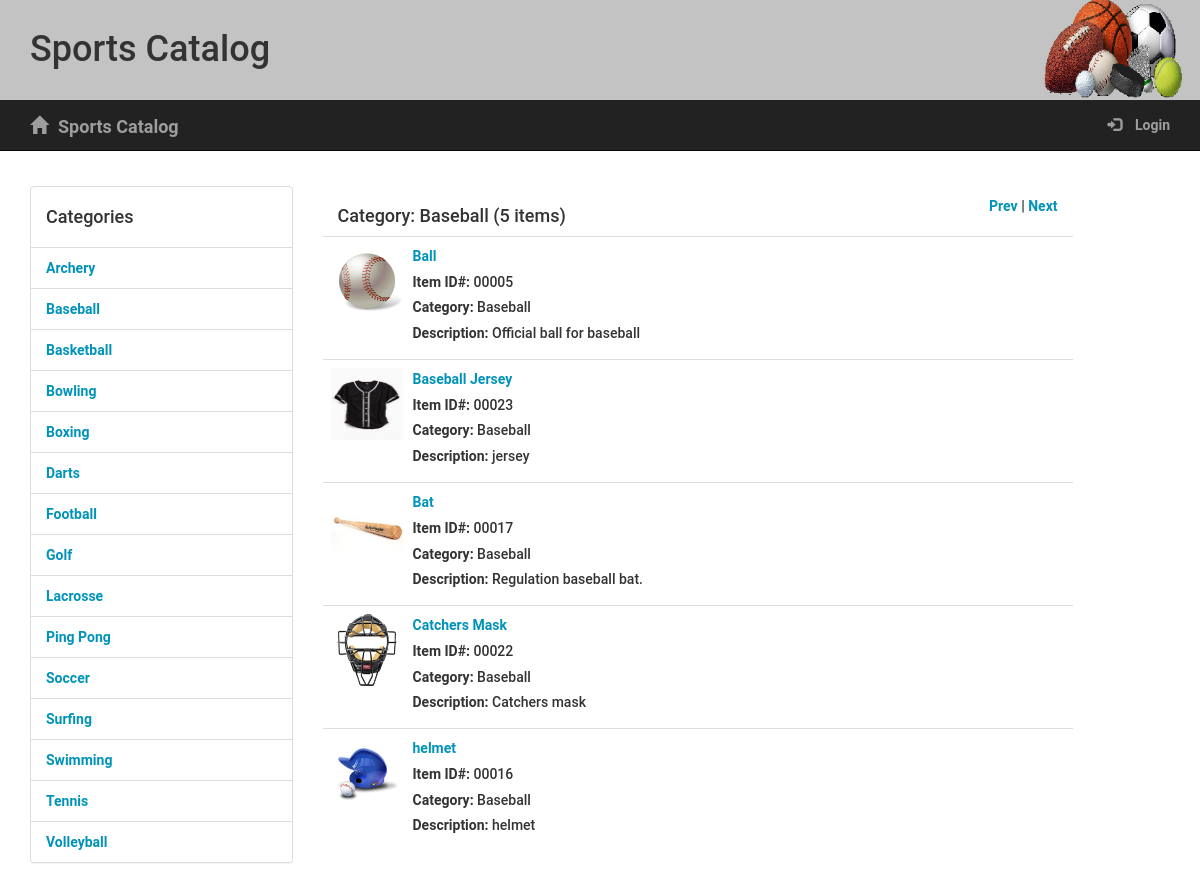
The app's page /catalog/Baseball/items/, older data.
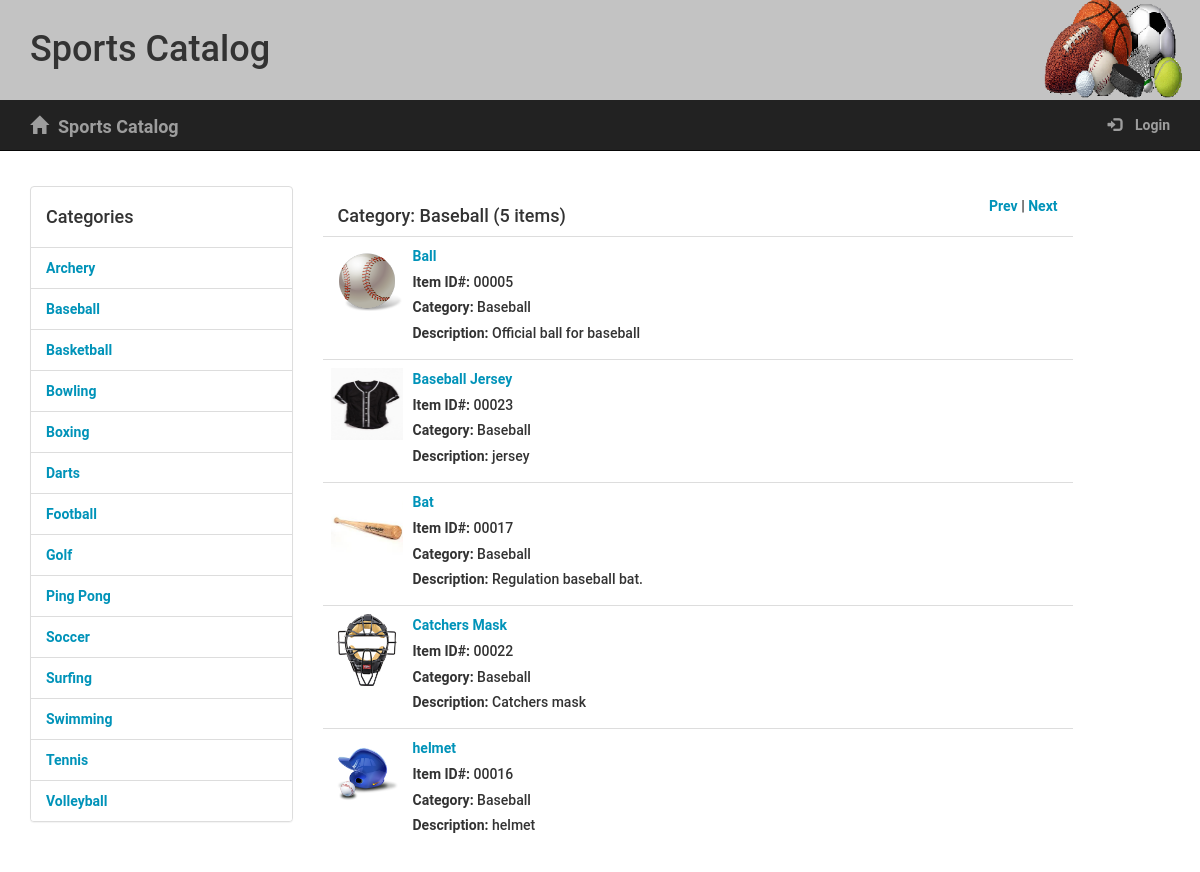
The same page, newer data.
### models.py (models this page shows, shortened)
class Category(Base):
    __tablename__ = 'category'
    name = Column(String(250), nullable=False, unique=True)
    id = Column(Integer, primary_key=True)
    user_id = Column(Integer, nullable=False)
    catalogitem = relationship("CatalogItem", cascade="delete")

class CatalogItem(Base):
    __tablename__ = 'catalogitem'
    __table_args__ = (
        Index('itemIndex', 'name', 'category_id', unique=True),
    )
    id = Column(Integer, primary_key=True)
    name = Column(String(250), nullable=False)
    desc = Column(String(250), nullable=False)
    image = Column(String(250), nullable=False)
    category_id = Column(ForeignKey('category.id'))
    category = relationship(Category, backref='items') # backref added for JSON endpoint
    user_id = Column(Integer, nullable=False)

### app.py (the view)
@app.route('/catalog/<path:name>/items/')
def showCategoryItems(name):
    category = session.query(Category).filter_by(name=name).one()
    items = session.query(
        CatalogItem).filter_by(category_id=category.id).order_by(
            asc(CatalogItem.name)).all()
    itemcount = session.query(
        CatalogItem).filter_by(category_id=category.id).count()
    if itemcount == 1:
        itemtitle = "%s (%s item)" % (category.name, str(itemcount))
    else:
        itemtitle = "%s (%s items)" % (category.name, str(itemcount))
    categories = session.query(
        Category).order_by(asc(Category.name)).all()
    cat = []
    for x, c in enumerate(categories):
        cat.append(c.name)
        if name == cat[x]:
            curIndex = x
    if curIndex == 0:
        prevCat = cat[len(cat)-1]
    else:
        prevCat = cat[curIndex-1]
    if curIndex == len(cat)-1:
        nextCat = cat[0]
    else:
        nextCat = cat[curIndex+1]
    return render_template('categories.html', category=category,
                           categories=categories, items=items,
                           itemtitle=itemtitle, displayRecent=False,
                           prevCat=prevCat, nextCat=nextCat)

### templates/categories.html (shortened to what this page needs)
{% extends "main.html" %}
{% block content %}
	<div class="row padding-top padding-bottom"></div>
	<div class="row grid-divider">
		<div class="col-sm-3">
			<div class="col-padding">
				<div class="panel-group">
					<div class="panel panel-default">
						<div class="list-group">
							<div class="panel-heading catheading"><h4>Categories</h4></div>
							{% for category in categories %}
								<div class="list-group-item"><a href="{{url_for('showCategoryItems', name=category.name)}}">{{category.name}}</a></div>
							{% endfor %}
						</div>
					</div>
				</div>
			</div>
		</div>
		<div class="col-sm-8 ">
			{% if displayRecent %}
				<div class="panel-heading "><h4>Items Recently Added</h4></div>
			{%else%}
				<div class="panel-heading"><h4 class="pull-left">Category: {{itemtitle}}</h4>
					<div class="pull-right">
						<div class="col-sm-1"></div>
						<div class="pull-right">
							<a href="{{url_for('showCategoryItems', name=prevCat)}}">Prev</a> | <a href="{{url_for('showCategoryItems', name=nextCat)}}">Next</a>
						</div>
					</div>
				</div>
			{% endif %}
			<table class="table table-hover">
				<tbody>
					{% if displayRecent %}
						{% for item in items %}
							<tr>
								<td class="col-sm-8 col-md-6">
										<div class="media-left">
											<img class="media-object" src="{{ url_for('send_image', filename=item[0].image) }}" style="width: 72px; height: 72px;">
										</div>
										<div class="media-body">
											<h4 class="media-heading"><a href= "{{url_for('showItem', category_name=item[1], item_name=item[0].name)}}">{{item[0].name}}</a></h4>
											<h5><span>Item ID#: </span>{{'{:0>5d}'.format(item[0].id)}}</h5>
											<h5><span>Category: </span>{{item[1]}}</h5>
											<h5><span>Description: </span>{{item[0].desc}}</h5>
										</div>
									</div>
								</td>
							</tr>
						{% endfor %}
					{%else%}
						{% for item in items %}
							<tr>
								<td class="col-sm-8 col-md-6">
									<div class="media-left">
										<img class="media-object" src="{{ url_for('send_image', filename=item.image) }}" style="width: 72px; height: 72px;">
									</div>
									<div class="media-body">
										<h4 class="media-heading"><a href= "{{url_for('showItem', category_name=category.name, item_name=item.name)}}">{{item.name}}</a></h4>
										<h5><span>Item ID#: </span>{{'{:0>5d}'.format(item.id)}}</h5>
										<h5><span>Category: </span>{{category.name}}</h5>
										<h5><span>Description: </span>{{item.desc}}</h5>
									</div>
								</td>
							</tr>
						{% endfor %}
					{% endif %}
				</tbody>
			</table>
		</div>
	</div>
{% endblock %}

### templates/main.html (shortened to what this page needs)
<!DOCTYPE html>
<html lang="en">
	<head>
		<link rel="stylesheet" href="https://maxcdn.bootstrapcdn.com/bootstrap/3.3.7/css/bootstrap.min.css">
		<link rel=stylesheet type=text/css href="{{ url_for('static', filename='styles.css') }}">
	</head>
	<body>
		{% include "header.html" %}
		<div class="container">
			{% block content %}
			{% endblock %}
		</div>
	</body>
</html>

### templates/header.html (shortened to what this page needs)
	<div class="container-fluid">
			<div class="row banner main">
				<h1>Sports Catalog</h1>
			</div>
	</div>
	<nav class="navbar navbar-inverse navbar-static-top">
		<div class="container-fluid">
			<div class="container">
			<div class="navbar-header">
				<a class="navbar-brand" href="{{url_for('showCategories')}}"><span class="glyphicon glyphicon-home"></span>Sports Catalog</a>
			</div>
			<ul class="nav navbar-nav navbar-right">
				{%if 'username' not in session %}
					<li><a href="{{url_for('showLogin')}}"><span class="glyphicon glyphicon-log-in"></span> Login</a></li>
				{% else %}
					<li><a href="{{url_for('disconnect')}}"><span class="glyphicon glyphicon-log-out"></span> Logout</a></li>
				{% endif %}
			</ul>
		</div>
		</div>
	</nav>
	<div class="container-fluid">
		<div class="row divider">
			<div class="col-md-12"></div>
		</div>
	</div>

### static/styles.css (style rules this page uses)
* { font-family: "Helvetica Neue Bold", Roboto, Helvetica, Arial, sans-serif; font-weight: 700; }
.navbar { margin-bottom: 0; }
a { font-size: 14px; color: #0093B9; line-height: 17px; }
.padding-top { padding-top: 10px; }
.padding-bottom { padding-bottom: 10px; }
.glyphicon { margin-right: 10px; }
.divider { height: 15px; }
.banner.main { height: 100px; background: url("/static/top-banner.png"); background-position: right; background-repeat: no-repeat; background-size: cover; }
.banner h1 { margin: 30px 30px; }

Row changes from the older to the newer data that the page shows:
removed Category: name "Lacrosse"
